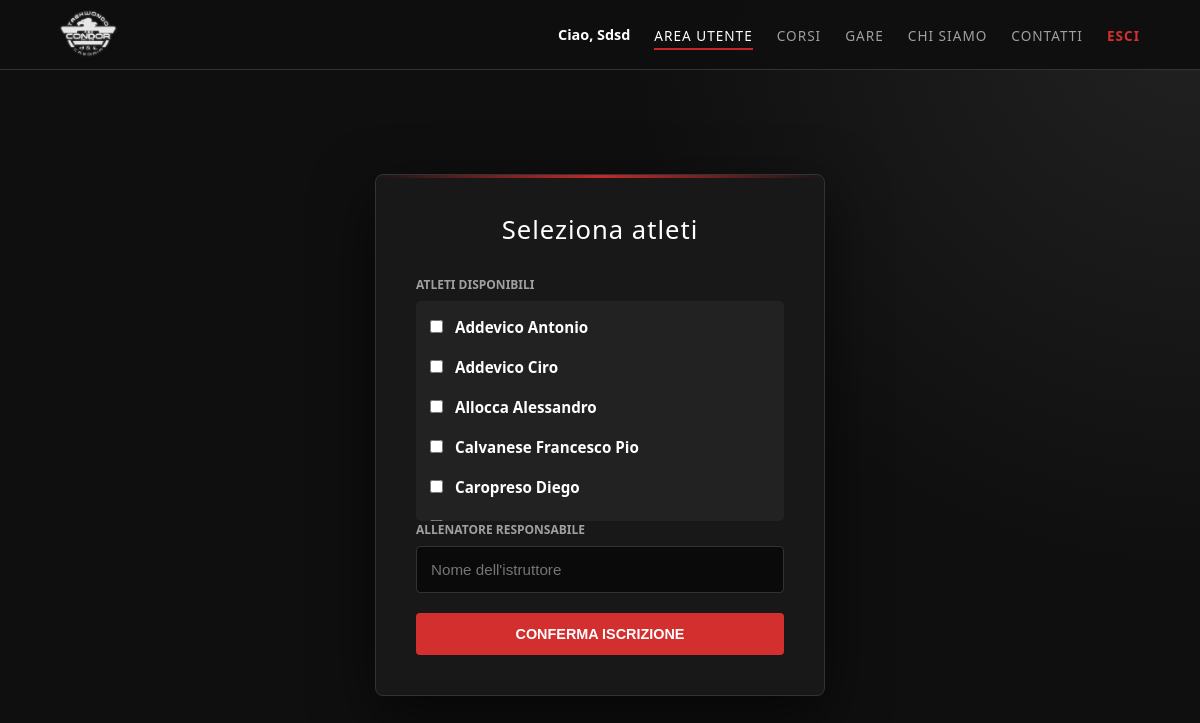
The app's page /iscriviti.php (signed in) with its own data.
### tables this page shows
CREATE TABLE `atleti_corsi` (
  `nome` varchar(50) NOT NULL,
  `cognome` varchar(50) NOT NULL,
  `turno` varchar(20) NOT NULL,
  `numero_tesseramento` varchar(50) NOT NULL,
  `grado_cintura` varchar(50) NOT NULL
);

### utils.php (called while the page is built, shortened)
<?php
function e($valore) {
    return htmlspecialchars((string) $valore, ENT_QUOTES, 'UTF-8');
}
?>

### iscriviti.php (the view, shortened to what this page needs)
<?php
require_once 'utils.php';
$db = connessioneDb();
$atleti = [];
if ($db) {
    $risultato = mysqli_query($db, "SELECT nome, cognome, numero_tesseramento FROM atleti_corsi ORDER BY cognome ASC");
    if ($risultato) {
        while ($riga = mysqli_fetch_assoc($risultato)) {
            $atleti[] = $riga;
        }
    }
}
?>
<!DOCTYPE html>
<html lang="it">
<head>
    <link rel="stylesheet" href="css/style.css">
</head>
<body>
<?php include 'header.php'; ?>
<main class="page-content">
    <section class="form-container">
        <h2>Seleziona atleti</h2>
        <form action="salva_iscrizione.php" method="POST">
            <label>Atleti disponibili</label>
            <div class="list-box">
                <?php foreach ($atleti as $atleta): ?>
                    <?php $nome_completo = $atleta['cognome'] . ' ' . $atleta['nome']; ?>
                    <label class="checkbox-label">
                        <input type="checkbox" name="atleti[]" value="<?php echo e($atleta['numero_tesseramento']); ?>">
                        <?php echo e($nome_completo); ?>
                    </label>
                <?php endforeach; ?>
            </div>
            <div class="input-wrapper">
                <label>Allenatore responsabile</label>
                <input type="text" name="allenatore" placeholder="Nome dell'istruttore" required>
            </div>
            <button type="submit" class="btn-red">Conferma iscrizione</button>
        </form>
    </section>
</main>
</body>
</html>

### css/style.css (style rules this page uses)
:root { --bg-dark: #0f0f0f; --panel-dark: #181818; --panel-soft: #1e1e1e; --accent-red: #c62828; --accent-red-light: #d32f2f; --text-white: #ffffff; --text-gray: #a0a0a0; --border-color: #333333; }
* { box-sizing: border-box; margin: 0; padding: 0; }
body { min-height: 100vh; background-color: var(--bg-dark); background-image: radial-gradient(circle at top right, #222 0%, transparent 40%); color: var(--text-white); display: flex; flex-direction: column; font-family: "Segoe UI", "Helvetica Neue", sans-serif; }
.page-content { align-items: center; display: flex; flex: 1; justify-content: center; padding: 40px 20px; width: 100%; }
.fade-in, .form-container, .animated-page { animation: slideUpFade 0.7s cubic-bezier(0.2, 0.8, 0.2, 1) both; }
.form-container { background-color: var(--panel-dark); border: 1px solid var(--border-color); border-radius: 8px; box-shadow: 0 20px 60px rgba(0, 0, 0, 0.6); max-width: 450px; overflow: hidden; padding: 40px; position: relative; width: 100%; }
.form-container::before { background: linear-gradient(90deg, transparent, var(--accent-red), transparent); content: ""; height: 3px; left: 0; position: absolute; top: 0; width: 100%; }
h1, h2, h3, h4 { line-height: 1.2; }
h2 { color: var(--text-white); font-size: 1.6rem; font-weight: 300; letter-spacing: 1px; margin-bottom: 30px; text-align: center; }
.input-wrapper { margin-bottom: 20px; width: 100%; }
label { color: var(--text-gray); display: block; font-size: 0.75rem; font-weight: 600; margin-bottom: 8px; text-transform: uppercase; }
input[type="text"], input[type="password"], input[type="email"], input[type="date"] { background-color: #0a0a0a; border: 1px solid var(--border-color); border-radius: 4px; color: var(--text-white); font-size: 0.95rem; outline: none; padding: 14px; transition: background-color 0.3s ease, border-color 0.3s ease; width: 100%; }
input[type="submit"], button[type="submit"], .btn { border: none; border-radius: 4px; cursor: pointer; display: inline-flex; font-size: 0.9rem; font-weight: 700; justify-content: center; padding: 13px 18px; text-align: center; text-decoration: none; text-transform: uppercase; transition: background-color 0.3s ease, border-color 0.3s ease, color 0.3s ease, transform 0.2s ease; }
input[type="submit"], button[type="submit"], .btn-primary { background-color: var(--text-white); color: #000; width: 100%; }
.btn-red, button.btn-red { background-color: var(--accent-red-light); color: var(--text-white); }
.list-box { background: #222; border-radius: 5px; max-height: 220px; overflow-y: auto; padding: 10px; }
.checkbox-label { color: var(--text-white); display: block; font-size: 0.95rem; padding: 6px 4px; text-transform: none; }
.checkbox-label input { margin-right: 8px; }

### records on screen
atleti_corsi: nome_completo "Addevico Antonio"
atleti_corsi: nome_completo "Addevico Ciro"
atleti_corsi: nome_completo "Allocca Alessandro"
atleti_corsi: nome_completo "Calvanese Francesco Pio"
atleti_corsi: nome_completo "Caropreso Diego"

### other values on screen
$utente "Sdsd"
